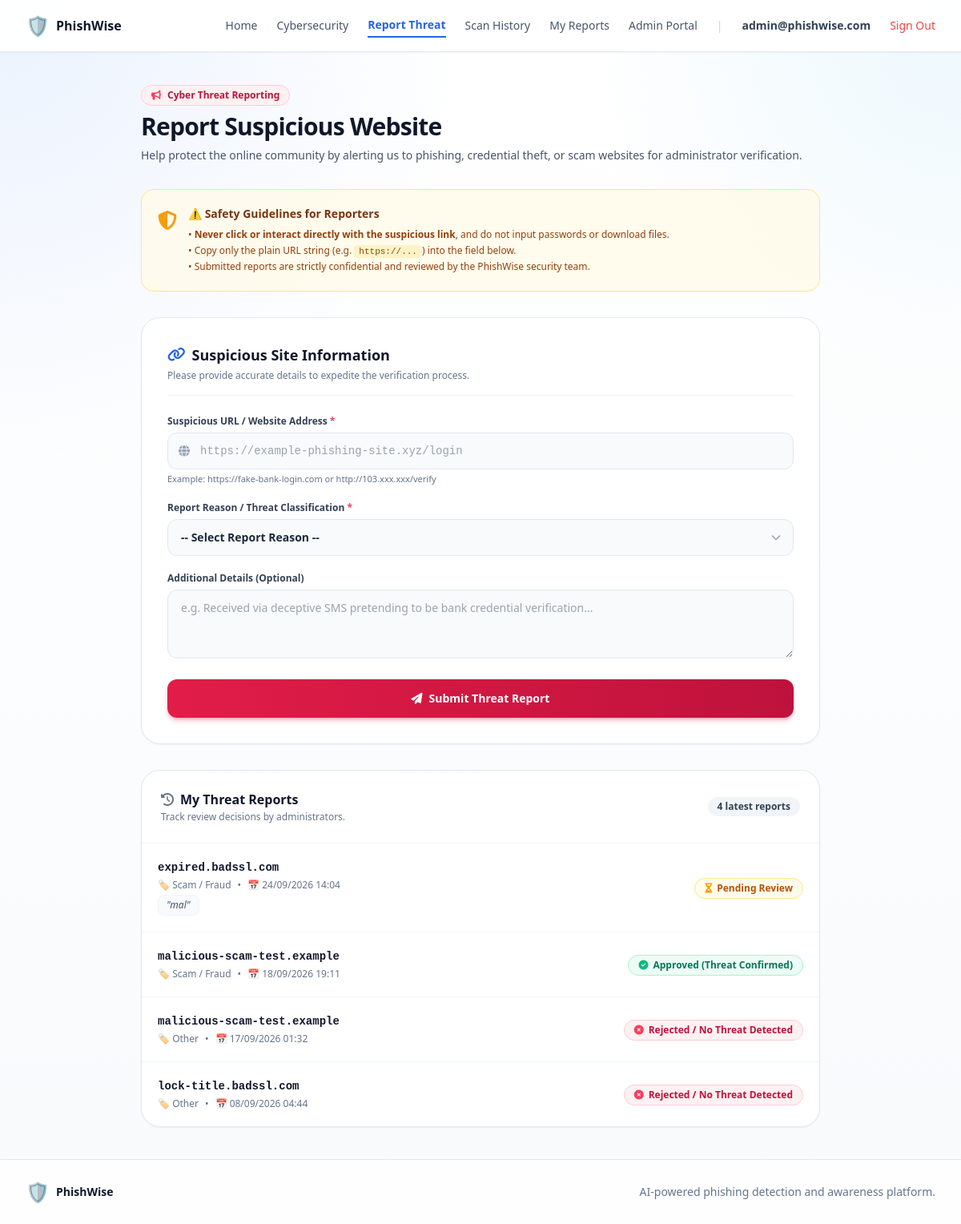
/report/ (signed in), run on the app's committed database.
### detector/models.py (models this page shows, shortened)
class SuspiciousSiteReport(models.Model):
    PENDING = "pending"
    APPROVED = "approved"
    REJECTED = "rejected"
    STATUS_CHOICES = ((PENDING, "Pending"), (APPROVED, "Approved"), (REJECTED, "Rejected"))
    REASON_CHOICES = (("phishing", "Phishing / Credential Theft"), ("scam", "Scam / Fraud"), ("malware", "Malware / Dangerous File"), ("other", "Other"))
    user = models.ForeignKey(settings.AUTH_USER_MODEL, on_delete=models.CASCADE, related_name="site_reports")
    domain = models.CharField(max_length=253, db_index=True)
    url = models.URLField(max_length=2048)
    reason = models.CharField(max_length=20, choices=REASON_CHOICES)
    details = models.TextField(blank=True)
    status = models.CharField(max_length=20, choices=STATUS_CHOICES, default=PENDING, db_index=True)
    reviewed_by = models.ForeignKey(settings.AUTH_USER_MODEL, null=True, blank=True, on_delete=models.SET_NULL, related_name="reviewed_site_reports")
    reviewed_at = models.DateTimeField(null=True, blank=True)
    created_at = models.DateTimeField(auto_now_add=True)
    class Meta:
        ordering = ("-created_at",)
        constraints = [models.UniqueConstraint(fields=("user", "domain"), condition=Q(status__in=("pending", "approved")), name="one_open_or_approved_report_per_user_domain")]

### dashboard/views.py (the view, shortened to what this page needs)
# urls.py: path("report/", views.report_view, name="report"),
@login_required(login_url="login")
def report_view(request):
    return render(request, "report.html", {"current_user": current_user(request), "reasons": SuspiciousSiteReport.REASON_CHOICES, "my_reports": SuspiciousSiteReport.objects.filter(user=request.user)[:10]})

### dashboard/views.py (called while the page is built)
def current_user(request):
    if not request.user.is_authenticated:
        return None
    return {
        "name": request.user.get_full_name() or request.user.username,
        "email": request.user.email,
        "role": "ADMIN" if request.user.is_staff else "USER",
    }

### templates/report.html (shortened to what this page needs)
{% extends 'base.html' %}
{% block content %}
<main class="max-w-4xl mx-auto px-4 sm:px-6 py-10 space-y-8">
  <div class="space-y-2">
    <div class="inline-flex items-center gap-2 px-3 py-1 bg-rose-50 border border-rose-200 text-rose-700 rounded-full text-xs font-bold shadow-xs">
      <i class="fa-solid fa-bullhorn text-rose-500"></i> Cyber Threat Reporting
    </div>
    <h1 class="text-3xl font-extrabold text-slate-900 tracking-tight">Report Suspicious Website</h1>
    <p class="text-sm text-slate-600">Help protect the online community by alerting us to phishing, credential theft, or scam websites for administrator verification.</p>
  </div>
  <div class="p-4 sm:p-5 rounded-2xl bg-amber-50/90 border border-amber-200 text-amber-900 flex items-start gap-3.5 shadow-xs">
    <div class="text-2xl text-amber-500 shrink-0 mt-0.5">
      <i class="fa-solid fa-shield-halved"></i>
    </div>
    <div class="text-xs space-y-1.5 leading-relaxed">
      <p class="font-extrabold text-sm text-amber-900 flex items-center gap-1.5">
        <span>⚠️ Safety Guidelines for Reporters</span>
      </p>
      <p class="text-amber-800">
        • <strong>Never click or interact directly with the suspicious link</strong>, and do not input passwords or download files.<br>
        • Copy only the plain URL string (e.g. <code class="px-1.5 py-0.5 bg-amber-100 rounded font-mono text-[11px]">https://...</code>) into the field below.<br>
        • Submitted reports are strictly confidential and reviewed by the PhishWise security team.
      </p>
    </div>
  </div>
  <div class="bg-white p-6 sm:p-8 rounded-3xl shadow-sm border border-slate-200 space-y-6">
    <div class="border-b border-slate-100 pb-4">
      <h2 class="text-lg font-bold text-slate-900 flex items-center gap-2">
        <i class="fa-solid fa-link text-blue-600"></i> Suspicious Site Information
      </h2>
      <p class="text-xs text-slate-500 mt-1">Please provide accurate details to expedite the verification process.</p>
    </div>
    <form method="post" class="space-y-5" id="report-form" onsubmit="return validateReportForm(event)">
      <div>
        <label for="id_url" class="block text-xs font-bold text-slate-700 mb-1.5">
          Suspicious URL / Website Address <span class="text-rose-500">*</span>
        </label>
        <div class="relative">
          <div class="absolute inset-y-0 left-0 pl-3.5 flex items-center pointer-events-none text-slate-400">
          </div>
          <input name="url" id="id_url" type="text" required
            class="w-full pl-10 pr-4 py-3 bg-slate-50 border border-slate-200 rounded-xl text-xs sm:text-sm font-mono text-slate-800 focus:bg-white focus:outline-none focus:ring-2 focus:ring-blue-500 transition"
            placeholder="https://example-phishing-site.xyz/login">
        </div>
        <p class="text-[11px] text-slate-500 mt-1">Example: https://fake-bank-login.com or http://103.xxx.xxx/verify</p>
      </div>
      <div>
        <label for="id_reason" class="block text-xs font-bold text-slate-700 mb-1.5">
          Report Reason / Threat Classification <span class="text-rose-500">*</span>
        </label>
        <div class="relative">
          <select name="reason" id="id_reason" required
            class="w-full px-4 py-3 bg-slate-50 border border-slate-200 rounded-xl text-xs sm:text-sm font-bold text-slate-800 focus:bg-white focus:outline-none focus:ring-2 focus:ring-blue-500 transition appearance-none cursor-pointer">
            <option value="">-- Select Report Reason --</option>
          </select>
          <div class="absolute inset-y-0 right-0 pr-4 flex items-center pointer-events-none text-slate-400">
          </div>
        </div>
      </div>
      <div>
        <label for="id_details" class="block text-xs font-bold text-slate-700 mb-1.5">
          Additional Details (Optional)
        </label>
        <textarea name="details" id="id_details" rows="3"
          class="w-full px-4 py-3 bg-slate-50 border border-slate-200 rounded-xl text-xs sm:text-sm text-slate-800 focus:bg-white focus:outline-none focus:ring-2 focus:ring-blue-500 transition resize-y"
          placeholder="e.g. Received via deceptive SMS pretending to be bank credential verification..."></textarea>
      </div>
      <button type="submit" id="btn-submit-report"
        class="w-full py-3.5 px-6 bg-gradient-to-r from-rose-600 to-rose-700 hover:from-rose-700 hover:to-rose-800 text-white font-extrabold text-sm rounded-xl shadow-md shadow-rose-600/30 transition flex items-center justify-center gap-2 cursor-pointer">
        <i class="fa-solid fa-paper-plane"></i>
        <span>Submit Threat Report</span>
      </button>
    </form>
  </div>
  <section class="bg-white rounded-3xl border border-slate-200 shadow-sm overflow-hidden">
    <div class="p-5 sm:p-6 border-b border-slate-100 flex items-center justify-between">
      <div>
        <h2 class="font-extrabold text-base text-slate-900 flex items-center gap-2">
          <i class="fa-solid fa-clock-rotate-left text-slate-500"></i> My Threat Reports
        </h2>
        <p class="text-xs text-slate-500 mt-0.5">Track review decisions by administrators.</p>
      </div>
      <span class="text-xs font-bold px-3 py-1 bg-slate-100 text-slate-700 rounded-full">
        {{ my_reports|length }} latest reports
      </span>
    </div>
    <div class="divide-y divide-slate-100">
      {% for report in my_reports %}
      <div class="p-5 flex flex-col sm:flex-row sm:items-center justify-between gap-3 hover:bg-slate-50/60 transition">
        <div class="space-y-1">
          <div class="flex items-center gap-2">
            <span class="font-mono text-sm font-bold text-slate-900">{{ report.domain }}</span>
          </div>
          <p class="text-xs text-slate-500 flex items-center gap-2">
            <span>🏷️ {{ report.get_reason_display }}</span>
            <span>•</span>
            <span>📅 {{ report.created_at|date:'d/m/Y H:i' }}</span>
          </p>
          {% if report.details %}
            <p class="text-xs text-slate-600 italic bg-slate-50 px-2.5 py-1 rounded-lg border border-slate-100 mt-1 inline-block">
              "{{ report.details|truncatechars:80 }}"
            </p>
          {% endif %}
        </div>
        <div class="shrink-0">
          {% if report.status == 'approved' %}
            <span class="inline-flex items-center gap-1.5 px-3 py-1 rounded-full text-xs font-bold bg-emerald-50 text-emerald-700 border border-emerald-200">
              <i class="fa-solid fa-circle-check text-emerald-500"></i> Approved (Threat Confirmed)
            </span>
          {% elif report.status == 'rejected' %}
            <span class="inline-flex items-center gap-1.5 px-3 py-1 rounded-full text-xs font-bold bg-rose-50 text-rose-700 border border-rose-200">
              <i class="fa-solid fa-circle-xmark text-rose-500"></i> Rejected / No Threat Detected
            </span>
          {% else %}
            <span class="inline-flex items-center gap-1.5 px-3 py-1 rounded-full text-xs font-bold bg-amber-50 text-amber-700 border border-amber-200 animate-pulse">
              <i class="fa-solid fa-hourglass-half text-amber-500"></i> Pending Review
            </span>
          {% endif %}
        </div>
      </div>
      {% empty %}
      <div class="py-12 text-center text-slate-400 space-y-2">
        <i class="fa-solid fa-inbox text-4xl text-slate-200"></i>
        <p class="text-xs font-medium">You have not submitted any threat reports yet.</p>
      </div>
      {% endfor %}
    </div>
  </section>
</main>
{% endblock %}

### templates/partials/navbar.html (shortened to what this page needs)
<nav class="sticky top-0 z-[1000] bg-white/95 backdrop-blur border-b border-slate-200 shadow-sm">
    <div class="max-w-7xl mx-auto px-4 sm:px-6 lg:px-8 h-16 flex items-center justify-between">
        <a href="{% url 'home' %}" class="flex items-center gap-2 font-bold text-slate-900">
            <span class="text-blue-600 text-2xl">🛡</span>
            <span>PhishWise</span>
        </a>
        <div class="hidden md:flex items-center gap-6 text-sm font-medium text-slate-600">
            <a href="{% url 'home' %}"
               class="transition py-1 {% if request.resolver_match.url_name == 'home' %}text-blue-600 font-bold border-b-2 border-blue-600{% else %}hover:text-blue-600{% endif %}">
                Home
            </a>
            <a href="{% url 'knowledge' %}"
               class="transition py-1 {% if request.resolver_match.url_name == 'knowledge' %}text-blue-600 font-bold border-b-2 border-blue-600{% else %}hover:text-blue-600{% endif %}">
                Cybersecurity
            </a>
            {% if current_user %}
                <a href="{% url 'report' %}"
                   class="transition py-1 {% if request.resolver_match.url_name == 'report' %}text-blue-600 font-bold border-b-2 border-blue-600{% else %}hover:text-blue-600{% endif %}">
                    Report Threat
                </a>
                <a href="{% url 'scan_history' %}"
                   class="transition py-1 {% if request.resolver_match.url_name == 'scan_history' %}text-blue-600 font-bold border-b-2 border-blue-600{% else %}hover:text-blue-600{% endif %}">
                    Scan History
                </a>
                <a href="{% url 'history' %}"
                   class="transition py-1 {% if request.resolver_match.url_name == 'history' %}text-blue-600 font-bold border-b-2 border-blue-600{% else %}hover:text-blue-600{% endif %}">
                    My Reports
                </a>
                <a href="{% if current_user.role == 'ADMIN' %}{% url 'admin' %}{% else %}{% url 'dashboard' %}{% endif %}"
                   class="transition py-1 {% if request.resolver_match.url_name == 'dashboard' or request.resolver_match.url_name == 'admin' %}text-blue-600 font-bold border-b-2 border-blue-600{% else %}hover:text-blue-600{% endif %}">
                    {% if current_user.role == 'ADMIN' %}Admin Portal{% else %}Scan Statistics{% endif %}
                </a>
                <span class="text-slate-300">|</span>
                <span class="text-slate-700 font-semibold">{{ current_user.name }}</span>
                <a href="{% url 'logout' %}" class="text-red-500 hover:text-red-600 font-medium">Sign Out</a>
            {% else %}
                <a href="{% url 'login' %}" class="transition py-1 {% if request.resolver_match.url_name == 'login' %}text-blue-600 font-bold{% else %}hover:text-blue-600{% endif %}">Sign In</a>
                <a href="{% url 'register' %}" class="px-4 py-2 rounded-lg bg-blue-600 text-white hover:bg-blue-700">Sign Up</a>
            {% endif %}
        </div>
    </div>
</nav>

### static/css/app.css (style rules this page uses)
:root { --phishwise-primary: #0F172A; --phishwise-secondary: #1E40AF; --phishwise-accent: #7C3AED; --phishwise-success: #10B981; --phishwise-danger: #EF4444; --phishwise-warning: #F59E0B; --phishwise-background: #F8FAFC; --phishwise-surface: #FFFFFF; --phishwise-font-sans: 'Inter', 'Sarabun', sans-serif; }
html { scroll-behavior: smooth; }
body { font-family: var(--phishwise-font-sans); background: radial-gradient(circle at top left, rgba(59, 130, 246, 0.10), transparent 30%), radial-gradient(circle at top right, rgba(14, 165, 233, 0.08), transparent 24%), linear-gradient(180deg, #ffffff 0%, var(--phishwise-background) 100%); color: var(--phishwise-primary); }

### data on the page
SuspiciousSiteReport: domain "expired.badssl.com", reason "Scam / Fraud", created_at "24/09/2026 14:04", details "mal", status "pending" (drawn)
SuspiciousSiteReport: domain "malicious-scam-test.example", reason "Scam / Fraud", created_at "18/09/2026 19:11", status "approved" (drawn)
SuspiciousSiteReport: domain "malicious-scam-test.example", reason "Other", created_at "17/09/2026 01:32", status "rejected" (drawn)
SuspiciousSiteReport: domain "lock-title.badssl.com", reason "Other", created_at "08/09/2026 04:44", status "rejected" (drawn)

### other printed values
{{ current_user.name }} "admin@phishwise.com"
{{ my_reports|length }} "4"
